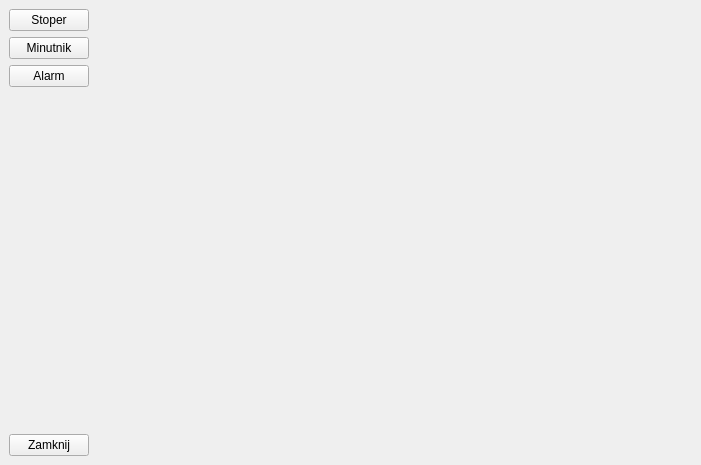
<?xml version="1.0" encoding="UTF-8"?>
<ui version="4.0">
 <class>MainWindow</class>
 <widget class="QMainWindow" name="MainWindow">
  <property name="geometry">
   <rect>
    <x>0</x>
    <y>0</y>
    <width>701</width>
    <height>465</height>
   </rect>
  </property>
  <property name="windowTitle">
   <string>MainWindow</string>
  </property>
  <widget class="QWidget" name="centralwidget">
   <layout class="QFormLayout" name="formLayout">
    <item row="0" column="0">
     <widget class="QPushButton" name="stoper">
      <property name="text">
       <string>Stoper</string>
      </property>
     </widget>
    </item>
    <item row="1" column="0">
     <widget class="QPushButton" name="minutnik_2">
      <property name="text">
       <string>Minutnik</string>
      </property>
     </widget>
    </item>
    <item row="2" column="0">
     <widget class="QPushButton" name="alarm">
      <property name="text">
       <string>Alarm</string>
      </property>
     </widget>
    </item>
    <item row="3" column="0">
     <spacer name="verticalSpacer">
      <property name="orientation">
       <enum>Qt::Vertical</enum>
      </property>
      <property name="sizeHint" stdset="0">
       <size>
        <width>20</width>
        <height>40</height>
       </size>
      </property>
     </spacer>
    </item>
    <item row="4" column="0">
     <widget class="QPushButton" name="minutnik">
      <property name="text">
       <string>Zamknij</string>
      </property>
     </widget>
    </item>
   </layout>
  </widget>
 </widget>
 <resources/>
 <connections>
  <connection>
   <sender>minutnik</sender>
   <signal>clicked()</signal>
   <receiver>MainWindow</receiver>
   <slot>close()</slot>
   <hints>
    <hint type="sourcelabel">
     <x>75</x>
     <y>594</y>
    </hint>
    <hint type="destinationlabel">
     <x>471</x>
     <y>342</y>
    </hint>
   </hints>
  </connection>
  <connection>
   <sender>alarm</sender>
   <signal>clicked()</signal>
   <receiver>MainWindow</receiver>
   <slot>show()</slot>
   <hints>
    <hint type="sourcelabel">
     <x>80</x>
     <y>92</y>
    </hint>
    <hint type="destinationlabel">
     <x>148</x>
     <y>116</y>
    </hint>
   </hints>
  </connection>
  <connection>
   <sender>stoper</sender>
   <signal>clicked()</signal>
   <receiver>MainWindow</receiver>
   <slot>show()</slot>
   <hints>
    <hint type="sourcelabel">
     <x>57</x>
     <y>24</y>
    </hint>
    <hint type="destinationlabel">
     <x>350</x>
     <y>232</y>
    </hint>
   </hints>
  </connection>
 </connections>
</ui>
